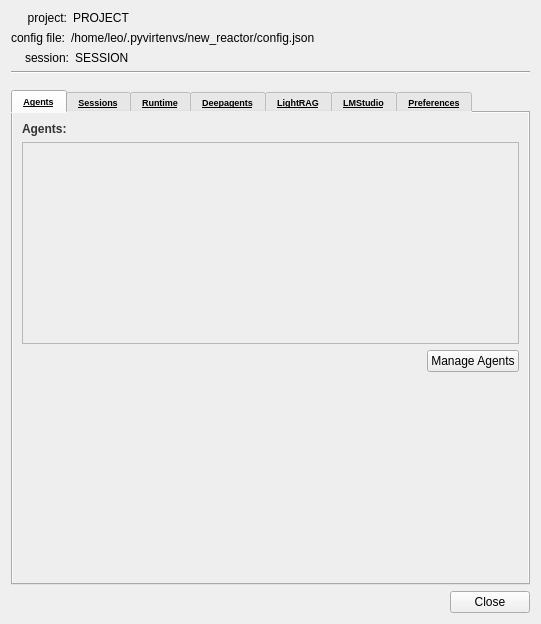
<?xml version="1.0" encoding="UTF-8"?>
<ui version="4.0">
 <class>SettingsWindow</class>
 <widget class="QWidget" name="SettingsWindow">
  <property name="geometry">
   <rect>
    <x>0</x>
    <y>0</y>
    <width>541</width>
    <height>624</height>
   </rect>
  </property>
  <property name="windowTitle">
   <string>Settings</string>
  </property>
  <layout class="QGridLayout" name="gridLayout_4">
   <item row="3" column="0">
    <widget class="QTabWidget" name="tabWidget">
     <property name="font">
      <font>
       <pointsize>7</pointsize>
       <weight>75</weight>
       <bold>true</bold>
       <underline>true</underline>
      </font>
     </property>
     <property name="styleSheet">
      <string notr="true">selection-background-color: #be8fd3;
background-color: rgb(238, 238, 238);
</string>
     </property>
     <property name="tabPosition">
      <enum>QTabWidget::North</enum>
     </property>
     <property name="tabShape">
      <enum>QTabWidget::Rounded</enum>
     </property>
     <property name="currentIndex">
      <number>0</number>
     </property>
     <property name="tabBarAutoHide">
      <bool>false</bool>
     </property>
     <widget class="QWidget" name="tab_9">
      <attribute name="title">
       <string>Agents</string>
      </attribute>
      <layout class="QGridLayout" name="gridLayout_12">
       <item row="0" column="0">
        <layout class="QVBoxLayout" name="verticalLayout">
         <item>
          <widget class="QLabel" name="label_model">
           <property name="font">
            <font>
             <weight>75</weight>
             <bold>true</bold>
            </font>
           </property>
           <property name="styleSheet">
            <string notr="true">color: rgb(51, 51, 51);</string>
           </property>
           <property name="text">
            <string>Agents:</string>
           </property>
          </widget>
         </item>
         <item>
          <layout class="QVBoxLayout" name="verticalLayout_32">
           <property name="spacing">
            <number>4</number>
           </property>
          </layout>
         </item>
         <item>
          <widget class="QListWidget" name="listWidgetAgents">
           <property name="alternatingRowColors">
            <bool>true</bool>
           </property>
           <property name="selectionMode">
            <enum>QAbstractItemView::SingleSelection</enum>
           </property>
           <property name="selectionBehavior">
            <enum>QAbstractItemView::SelectItems</enum>
           </property>
          </widget>
         </item>
         <item>
          <layout class="QHBoxLayout" name="horizontalLayout_25">
           <item>
            <spacer name="horizontalSpacer_16">
             <property name="orientation">
              <enum>Qt::Horizontal</enum>
             </property>
             <property name="sizeHint" stdset="0">
              <size>
               <width>40</width>
               <height>20</height>
              </size>
             </property>
            </spacer>
           </item>
           <item>
            <widget class="QPushButton" name="pushButtonAgentsManage">
             <property name="text">
              <string>Manage Agents</string>
             </property>
            </widget>
           </item>
          </layout>
         </item>
         <item>
          <spacer name="spacerItem">
           <property name="orientation">
            <enum>Qt::Vertical</enum>
           </property>
           <property name="sizeHint" stdset="0">
            <size>
             <width>334</width>
             <height>73</height>
            </size>
           </property>
          </spacer>
         </item>
        </layout>
       </item>
      </layout>
     </widget>
     <widget class="QWidget" name="tab_8">
      <attribute name="title">
       <string>Sessions</string>
      </attribute>
      <layout class="QGridLayout" name="gridLayout_11">
       <item row="0" column="0">
        <layout class="QVBoxLayout" name="verticalLayout_15">
         <item>
          <layout class="QVBoxLayout" name="verticalLayout_16">
           <property name="spacing">
            <number>0</number>
           </property>
           <property name="bottomMargin">
            <number>6</number>
           </property>
           <item>
            <layout class="QHBoxLayout" name="horizontalLayout_17">
             <property name="spacing">
              <number>0</number>
             </property>
             <item>
              <widget class="QLabel" name="label_9">
               <property name="text">
                <string>Sessions</string>
               </property>
              </widget>
             </item>
             <item>
              <spacer name="horizontalSpacer_13">
               <property name="orientation">
                <enum>Qt::Horizontal</enum>
               </property>
               <property name="sizeHint" stdset="0">
                <size>
                 <width>40</width>
                 <height>20</height>
                </size>
               </property>
              </spacer>
             </item>
            </layout>
           </item>
           <item>
            <widget class="Line" name="line_8">
             <property name="sizePolicy">
              <sizepolicy hsizetype="Expanding" vsizetype="Fixed">
               <horstretch>0</horstretch>
               <verstretch>0</verstretch>
              </sizepolicy>
             </property>
             <property name="minimumSize">
              <size>
               <width>40</width>
               <height>0</height>
              </size>
             </property>
             <property name="maximumSize">
              <size>
               <width>600</width>
               <height>16777215</height>
              </size>
             </property>
             <property name="orientation">
              <enum>Qt::Horizontal</enum>
             </property>
            </widget>
           </item>
          </layout>
         </item>
         <item>
          <widget class="QListWidget" name="listWidgetSessions">
           <property name="styleSheet">
            <string notr="true">background-color: rgb(255, 255, 255);
alternate-background-color: rgb(207, 207, 207);</string>
           </property>
           <property name="alternatingRowColors">
            <bool>true</bool>
           </property>
           <property name="sortingEnabled">
            <bool>true</bool>
           </property>
          </widget>
         </item>
         <item>
          <layout class="QHBoxLayout" name="horizontalLayout_18">
           <item>
            <widget class="QCheckBox" name="checkBoxSessionAutoSave">
             <property name="text">
              <string>Implicet save</string>
             </property>
            </widget>
           </item>
           <item>
            <spacer name="horizontalSpacer_14">
             <property name="orientation">
              <enum>Qt::Horizontal</enum>
             </property>
             <property name="sizeHint" stdset="0">
              <size>
               <width>40</width>
               <height>20</height>
              </size>
             </property>
            </spacer>
           </item>
           <item>
            <widget class="QPushButton" name="pushButtonSessionsOpen">
             <property name="text">
              <string>Open</string>
             </property>
            </widget>
           </item>
           <item>
            <widget class="QPushButton" name="pushButtonSessionsRemove">
             <property name="text">
              <string>Remove</string>
             </property>
            </widget>
           </item>
           <item>
            <widget class="QPushButton" name="pushButtonSessionsAdd">
             <property name="text">
              <string>Add</string>
             </property>
            </widget>
           </item>
          </layout>
         </item>
        </layout>
       </item>
      </layout>
     </widget>
     <widget class="QWidget" name="advanced_tab">
      <attribute name="title">
       <string>Runtime</string>
      </attribute>
      <layout class="QVBoxLayout" name="verticalLayout_advanced">
       <property name="spacing">
        <number>15</number>
       </property>
       <property name="leftMargin">
        <number>15</number>
       </property>
       <property name="topMargin">
        <number>15</number>
       </property>
       <property name="rightMargin">
        <number>15</number>
       </property>
       <property name="bottomMargin">
        <number>15</number>
       </property>
       <item>
        <widget class="QGroupBox" name="grp_semantic">
         <property name="title">
          <string>Semantic Long-Term Memory</string>
         </property>
         <layout class="QVBoxLayout" name="verticalLayout_semantic">
          <property name="spacing">
           <number>10</number>
          </property>
          <item>
           <widget class="QCheckBox" name="chk_use_semantic">
            <property name="text">
             <string>Use Semantic Vector Long-Term Memory (LTM)</string>
            </property>
           </widget>
          </item>
          <item>
           <layout class="QHBoxLayout" name="horizontalLayout_threshold">
            <item>
             <widget class="QLabel" name="label_threshold">
              <property name="minimumSize">
               <size>
                <width>156</width>
                <height>0</height>
               </size>
              </property>
              <property name="maximumSize">
               <size>
                <width>156</width>
                <height>16777215</height>
               </size>
              </property>
              <property name="text">
               <string>Search Similarity Threshold:</string>
              </property>
             </widget>
            </item>
            <item>
             <widget class="QDoubleSpinBox" name="spin_threshold">
              <property name="sizePolicy">
               <sizepolicy hsizetype="Expanding" vsizetype="Fixed">
                <horstretch>0</horstretch>
                <verstretch>0</verstretch>
               </sizepolicy>
              </property>
              <property name="maximum">
               <double>1.000000000000000</double>
              </property>
              <property name="singleStep">
               <double>0.050000000000000</double>
              </property>
              <property name="value">
               <double>0.550000000000000</double>
              </property>
             </widget>
            </item>
           </layout>
          </item>
         </layout>
        </widget>
       </item>
       <item>
        <widget class="QGroupBox" name="groupBox_3">
         <property name="title">
          <string>Context Compressor</string>
         </property>
         <layout class="QGridLayout" name="gridLayout_14">
          <item row="0" column="0">
           <layout class="QHBoxLayout" name="horizontalLayout_24">
            <item>
             <widget class="QCheckBox" name="checkBoxCompressContext">
              <property name="text">
               <string>Compress context after N messages</string>
              </property>
             </widget>
            </item>
            <item>
             <widget class="QSpinBox" name="spinBoxCompressContextCount">
              <property name="sizePolicy">
               <sizepolicy hsizetype="Maximum" vsizetype="Fixed">
                <horstretch>0</horstretch>
                <verstretch>0</verstretch>
               </sizepolicy>
              </property>
              <property name="value">
               <number>15</number>
              </property>
             </widget>
            </item>
           </layout>
          </item>
         </layout>
        </widget>
       </item>
       <item>
        <spacer name="verticalSpacer_advanced">
         <property name="orientation">
          <enum>Qt::Vertical</enum>
         </property>
         <property name="sizeHint" stdset="0">
          <size>
           <width>20</width>
           <height>40</height>
          </size>
         </property>
        </spacer>
       </item>
      </layout>
     </widget>
     <widget class="QWidget" name="tab_2">
      <attribute name="title">
       <string>Deepagents</string>
      </attribute>
      <layout class="QGridLayout" name="gridLayout">
       <item row="1" column="0">
        <spacer name="verticalSpacer_2">
         <property name="orientation">
          <enum>Qt::Vertical</enum>
         </property>
         <property name="sizeHint" stdset="0">
          <size>
           <width>20</width>
           <height>390</height>
          </size>
         </property>
        </spacer>
       </item>
       <item row="0" column="0">
        <widget class="QGroupBox" name="groupBox">
         <property name="styleSheet">
          <string notr="true"/>
         </property>
         <property name="title">
          <string>backend</string>
         </property>
         <layout class="QGridLayout" name="gridLayout_8">
          <item row="0" column="1">
           <widget class="QLineEdit" name="lineEditDARootDir">
            <property name="styleSheet">
             <string notr="true">background-color: rgb(255, 255, 255);</string>
            </property>
           </widget>
          </item>
          <item row="1" column="1">
           <widget class="QComboBox" name="comboBoxDABackend">
            <property name="sizePolicy">
             <sizepolicy hsizetype="Expanding" vsizetype="Fixed">
              <horstretch>0</horstretch>
              <verstretch>0</verstretch>
             </sizepolicy>
            </property>
            <property name="styleSheet">
             <string notr="true"/>
            </property>
            <property name="editable">
             <bool>false</bool>
            </property>
            <item>
             <property name="text">
              <string>FilesystemBackend</string>
             </property>
            </item>
            <item>
             <property name="text">
              <string>StoreBackend</string>
             </property>
            </item>
            <item>
             <property name="text">
              <string>CompositeBackend</string>
             </property>
            </item>
            <item>
             <property name="text">
              <string>LocalShellBackend</string>
             </property>
            </item>
            <item>
             <property name="text">
              <string>StateBackend</string>
             </property>
            </item>
           </widget>
          </item>
          <item row="1" column="0">
           <widget class="QLabel" name="label_2">
            <property name="text">
             <string>mode:</string>
            </property>
            <property name="alignment">
             <set>Qt::AlignRight|Qt::AlignTrailing|Qt::AlignVCenter</set>
            </property>
           </widget>
          </item>
          <item row="0" column="0">
           <widget class="QLabel" name="label">
            <property name="text">
             <string>root dir:</string>
            </property>
            <property name="alignment">
             <set>Qt::AlignRight|Qt::AlignTrailing|Qt::AlignVCenter</set>
            </property>
           </widget>
          </item>
          <item row="2" column="1">
           <widget class="QCheckBox" name="checkBoxDABackendVirtual">
            <property name="text">
             <string>virtual</string>
            </property>
            <property name="checked">
             <bool>true</bool>
            </property>
           </widget>
          </item>
         </layout>
        </widget>
       </item>
      </layout>
     </widget>
     <widget class="QWidget" name="tab">
      <attribute name="title">
       <string>LightRAG</string>
      </attribute>
      <layout class="QGridLayout" name="gridLayout_2"/>
     </widget>
     <widget class="QWidget" name="tab_6">
      <attribute name="title">
       <string>LMStudio</string>
      </attribute>
      <layout class="QGridLayout" name="gridLayout_9">
       <item row="0" column="0">
        <layout class="QVBoxLayout" name="verticalLayout_7">
         <item>
          <layout class="QVBoxLayout" name="verticalLayout_8">
           <property name="spacing">
            <number>0</number>
           </property>
           <property name="bottomMargin">
            <number>6</number>
           </property>
           <item>
            <layout class="QHBoxLayout" name="horizontalLayout_12">
             <property name="spacing">
              <number>0</number>
             </property>
             <item>
              <widget class="QLabel" name="label_6">
               <property name="text">
                <string>LMStudio (lms)</string>
               </property>
              </widget>
             </item>
             <item>
              <spacer name="horizontalSpacer_10">
               <property name="orientation">
                <enum>Qt::Horizontal</enum>
               </property>
               <property name="sizeHint" stdset="0">
                <size>
                 <width>40</width>
                 <height>20</height>
                </size>
               </property>
              </spacer>
             </item>
            </layout>
           </item>
           <item>
            <widget class="Line" name="line_4">
             <property name="sizePolicy">
              <sizepolicy hsizetype="Expanding" vsizetype="Fixed">
               <horstretch>0</horstretch>
               <verstretch>0</verstretch>
              </sizepolicy>
             </property>
             <property name="minimumSize">
              <size>
               <width>40</width>
               <height>0</height>
              </size>
             </property>
             <property name="maximumSize">
              <size>
               <width>600</width>
               <height>16777215</height>
              </size>
             </property>
             <property name="orientation">
              <enum>Qt::Horizontal</enum>
             </property>
            </widget>
           </item>
          </layout>
         </item>
         <item>
          <layout class="QHBoxLayout" name="horizontalLayout_23">
           <item>
            <widget class="QListWidget" name="listWidgetLMStudio">
             <property name="styleSheet">
              <string notr="true">background-color: rgb(255, 255, 255);
alternate-background-color: rgb(207, 207, 207);</string>
             </property>
             <property name="alternatingRowColors">
              <bool>true</bool>
             </property>
            </widget>
           </item>
           <item>
            <layout class="QVBoxLayout" name="verticalLayout_20">
             <item>
              <layout class="QVBoxLayout" name="verticalLayout_21">
               <property name="spacing">
                <number>4</number>
               </property>
               <property name="bottomMargin">
                <number>6</number>
               </property>
               <item>
                <widget class="QLabel" name="label_12">
                 <property name="text">
                  <string>Description:</string>
                 </property>
                </widget>
               </item>
               <item>
                <widget class="Line" name="line_11">
                 <property name="orientation">
                  <enum>Qt::Horizontal</enum>
                 </property>
                </widget>
               </item>
              </layout>
             </item>
             <item>
              <layout class="QVBoxLayout" name="verticalLayout_22">
               <item>
                <widget class="QPlainTextEdit" name="plainTextEditLMStudioDescription">
                 <property name="styleSheet">
                  <string notr="true">background-color: rgb(255, 255, 255);</string>
                 </property>
                </widget>
               </item>
               <item>
                <widget class="QLabel" name="label_lms_model">
                 <property name="text">
                  <string>Model Identifier (for load/unload):</string>
                 </property>
                </widget>
               </item>
               <item>
                <widget class="QComboBox" name="lmstudio_ip">
                 <property name="styleSheet">
                  <string notr="true">selection-background-color: #be8fd3;
background-color: rgb(221, 221, 221);
</string>
                 </property>
                </widget>
               </item>
               <item>
                <widget class="QPushButton" name="list_btn">
                 <property name="styleSheet">
                  <string notr="true">background-color: #ef8bce; 
color: black;
</string>
                 </property>
                 <property name="text">
                  <string>Load Models</string>
                 </property>
                </widget>
               </item>
               <item>
                <widget class="QPushButton" name="load_btn">
                 <property name="styleSheet">
                  <string notr="true">background-color: #54d88c; 
color: black;</string>
                 </property>
                 <property name="text">
                  <string>Load Model</string>
                 </property>
                </widget>
               </item>
               <item>
                <widget class="QPushButton" name="unload_btn">
                 <property name="styleSheet">
                  <string notr="true">background-color: #ad6dc8; 
color: black;
</string>
                 </property>
                 <property name="text">
                  <string>Unload Model</string>
                 </property>
                </widget>
               </item>
               <item>
                <spacer name="verticalSpacer_6">
                 <property name="orientation">
                  <enum>Qt::Vertical</enum>
                 </property>
                 <property name="sizeHint" stdset="0">
                  <size>
                   <width>17</width>
                   <height>322</height>
                  </size>
                 </property>
                </spacer>
               </item>
              </layout>
             </item>
            </layout>
           </item>
          </layout>
         </item>
         <item>
          <layout class="QHBoxLayout" name="horizontalLayout_13">
           <item>
            <spacer name="horizontalSpacer_11">
             <property name="orientation">
              <enum>Qt::Horizontal</enum>
             </property>
             <property name="sizeHint" stdset="0">
              <size>
               <width>40</width>
               <height>20</height>
              </size>
             </property>
            </spacer>
           </item>
           <item>
            <widget class="QPushButton" name="pushButtonLMStudioRemove">
             <property name="text">
              <string>Remove</string>
             </property>
            </widget>
           </item>
           <item>
            <widget class="QPushButton" name="pushButtonLMStudioAdd">
             <property name="text">
              <string>Add</string>
             </property>
            </widget>
           </item>
          </layout>
         </item>
        </layout>
       </item>
      </layout>
     </widget>
     <widget class="QWidget" name="tab_3">
      <attribute name="title">
       <string>Preferences</string>
      </attribute>
      <layout class="QGridLayout" name="gridLayout_3">
       <item row="2" column="0">
        <layout class="QHBoxLayout" name="horizontalLayout_15">
         <item>
          <widget class="QLabel" name="label_rag_model_6">
           <property name="minimumSize">
            <size>
             <width>110</width>
             <height>0</height>
            </size>
           </property>
           <property name="text">
            <string>lms location:</string>
           </property>
           <property name="alignment">
            <set>Qt::AlignRight|Qt::AlignTrailing|Qt::AlignVCenter</set>
           </property>
          </widget>
         </item>
         <item>
          <widget class="QLineEdit" name="lineEditCmdLMS">
           <property name="sizePolicy">
            <sizepolicy hsizetype="Expanding" vsizetype="Fixed">
             <horstretch>0</horstretch>
             <verstretch>0</verstretch>
            </sizepolicy>
           </property>
           <property name="minimumSize">
            <size>
             <width>0</width>
             <height>0</height>
            </size>
           </property>
           <property name="maximumSize">
            <size>
             <width>16777215</width>
             <height>16777215</height>
            </size>
           </property>
           <property name="styleSheet">
            <string notr="true">background-color: rgb(255, 255, 255);</string>
           </property>
           <property name="text">
            <string>/usr/bin/lms</string>
           </property>
          </widget>
         </item>
        </layout>
       </item>
       <item row="0" column="0">
        <layout class="QHBoxLayout" name="horizontalLayout_4">
         <item>
          <widget class="QLabel" name="label_rag_model_5">
           <property name="minimumSize">
            <size>
             <width>110</width>
             <height>0</height>
            </size>
           </property>
           <property name="text">
            <string>file manager cmd:</string>
           </property>
           <property name="alignment">
            <set>Qt::AlignRight|Qt::AlignTrailing|Qt::AlignVCenter</set>
           </property>
          </widget>
         </item>
         <item>
          <widget class="QLineEdit" name="lineEdit_3">
           <property name="sizePolicy">
            <sizepolicy hsizetype="Expanding" vsizetype="Fixed">
             <horstretch>0</horstretch>
             <verstretch>0</verstretch>
            </sizepolicy>
           </property>
           <property name="minimumSize">
            <size>
             <width>0</width>
             <height>0</height>
            </size>
           </property>
           <property name="maximumSize">
            <size>
             <width>16777215</width>
             <height>16777215</height>
            </size>
           </property>
           <property name="styleSheet">
            <string notr="true">background-color: rgb(255, 255, 255);</string>
           </property>
           <property name="text">
            <string>/usr/bin/pcmanfm-qt</string>
           </property>
          </widget>
         </item>
        </layout>
       </item>
       <item row="1" column="0">
        <layout class="QHBoxLayout" name="horizontalLayout_3">
         <item>
          <widget class="QLabel" name="label_rag_model_4">
           <property name="minimumSize">
            <size>
             <width>110</width>
             <height>0</height>
            </size>
           </property>
           <property name="text">
            <string>editor cmd:</string>
           </property>
           <property name="alignment">
            <set>Qt::AlignRight|Qt::AlignTrailing|Qt::AlignVCenter</set>
           </property>
          </widget>
         </item>
         <item>
          <widget class="QLineEdit" name="lineEdit_2">
           <property name="sizePolicy">
            <sizepolicy hsizetype="Expanding" vsizetype="Fixed">
             <horstretch>0</horstretch>
             <verstretch>0</verstretch>
            </sizepolicy>
           </property>
           <property name="minimumSize">
            <size>
             <width>0</width>
             <height>0</height>
            </size>
           </property>
           <property name="maximumSize">
            <size>
             <width>16777215</width>
             <height>16777215</height>
            </size>
           </property>
           <property name="styleSheet">
            <string notr="true">background-color: rgb(255, 255, 255);</string>
           </property>
           <property name="text">
            <string>/usr/bin/micro</string>
           </property>
          </widget>
         </item>
        </layout>
       </item>
       <item row="3" column="0">
        <layout class="QHBoxLayout" name="horizontalLayout_19">
         <item>
          <widget class="QLabel" name="label_rag_model_7">
           <property name="minimumSize">
            <size>
             <width>110</width>
             <height>0</height>
            </size>
           </property>
           <property name="text">
            <string>gemini API key</string>
           </property>
           <property name="alignment">
            <set>Qt::AlignRight|Qt::AlignTrailing|Qt::AlignVCenter</set>
           </property>
          </widget>
         </item>
         <item>
          <widget class="QLineEdit" name="lineEditGoogle_api_key">
           <property name="sizePolicy">
            <sizepolicy hsizetype="Expanding" vsizetype="Fixed">
             <horstretch>0</horstretch>
             <verstretch>0</verstretch>
            </sizepolicy>
           </property>
           <property name="minimumSize">
            <size>
             <width>0</width>
             <height>0</height>
            </size>
           </property>
           <property name="maximumSize">
            <size>
             <width>16777215</width>
             <height>16777215</height>
            </size>
           </property>
           <property name="styleSheet">
            <string notr="true">background-color: rgb(255, 255, 255);</string>
           </property>
           <property name="text">
            <string/>
           </property>
          </widget>
         </item>
        </layout>
       </item>
       <item row="4" column="0">
        <spacer name="verticalSpacer">
         <property name="orientation">
          <enum>Qt::Vertical</enum>
         </property>
         <property name="sizeHint" stdset="0">
          <size>
           <width>20</width>
           <height>140</height>
          </size>
         </property>
        </spacer>
       </item>
      </layout>
     </widget>
    </widget>
   </item>
   <item row="0" column="0">
    <layout class="QVBoxLayout" name="verticalLayout_2">
     <property name="bottomMargin">
      <number>10</number>
     </property>
     <item>
      <layout class="QHBoxLayout" name="horizontalLayout_2">
       <item>
        <widget class="QLabel" name="label_3">
         <property name="text">
          <string>     project:</string>
         </property>
         <property name="alignment">
          <set>Qt::AlignRight|Qt::AlignTrailing|Qt::AlignVCenter</set>
         </property>
        </widget>
       </item>
       <item>
        <widget class="QLabel" name="labelProjectText">
         <property name="sizePolicy">
          <sizepolicy hsizetype="Expanding" vsizetype="Preferred">
           <horstretch>0</horstretch>
           <verstretch>0</verstretch>
          </sizepolicy>
         </property>
         <property name="text">
          <string>PROJECT</string>
         </property>
        </widget>
       </item>
      </layout>
     </item>
     <item>
      <layout class="QHBoxLayout" name="horizontalLayout_5">
       <item>
        <widget class="QLabel" name="label_5">
         <property name="text">
          <string>config file:</string>
         </property>
         <property name="alignment">
          <set>Qt::AlignRight|Qt::AlignTrailing|Qt::AlignVCenter</set>
         </property>
        </widget>
       </item>
       <item>
        <widget class="QLabel" name="labelConfigText">
         <property name="sizePolicy">
          <sizepolicy hsizetype="Expanding" vsizetype="Preferred">
           <horstretch>0</horstretch>
           <verstretch>0</verstretch>
          </sizepolicy>
         </property>
         <property name="text">
          <string>/home/leo/.pyvirtenvs/new_reactor/config.json</string>
         </property>
        </widget>
       </item>
      </layout>
     </item>
     <item>
      <layout class="QHBoxLayout" name="horizontalLayout_6">
       <item>
        <widget class="QLabel" name="label_7">
         <property name="text">
          <string>    session:</string>
         </property>
         <property name="alignment">
          <set>Qt::AlignRight|Qt::AlignTrailing|Qt::AlignVCenter</set>
         </property>
        </widget>
       </item>
       <item>
        <widget class="QLabel" name="labelSessionText">
         <property name="sizePolicy">
          <sizepolicy hsizetype="Expanding" vsizetype="Preferred">
           <horstretch>0</horstretch>
           <verstretch>0</verstretch>
          </sizepolicy>
         </property>
         <property name="text">
          <string>SESSION</string>
         </property>
        </widget>
       </item>
      </layout>
     </item>
     <item>
      <widget class="Line" name="line">
       <property name="orientation">
        <enum>Qt::Horizontal</enum>
       </property>
      </widget>
     </item>
    </layout>
   </item>
   <item row="4" column="0">
    <layout class="QHBoxLayout" name="horizontalLayout">
     <item>
      <spacer name="horizontalSpacer">
       <property name="orientation">
        <enum>Qt::Horizontal</enum>
       </property>
       <property name="sizeHint" stdset="0">
        <size>
         <width>40</width>
         <height>20</height>
        </size>
       </property>
      </spacer>
     </item>
     <item>
      <widget class="QPushButton" name="pushButtonClose">
       <property name="text">
        <string>Close</string>
       </property>
      </widget>
     </item>
    </layout>
   </item>
  </layout>
 </widget>
 <resources/>
 <connections/>
</ui>
